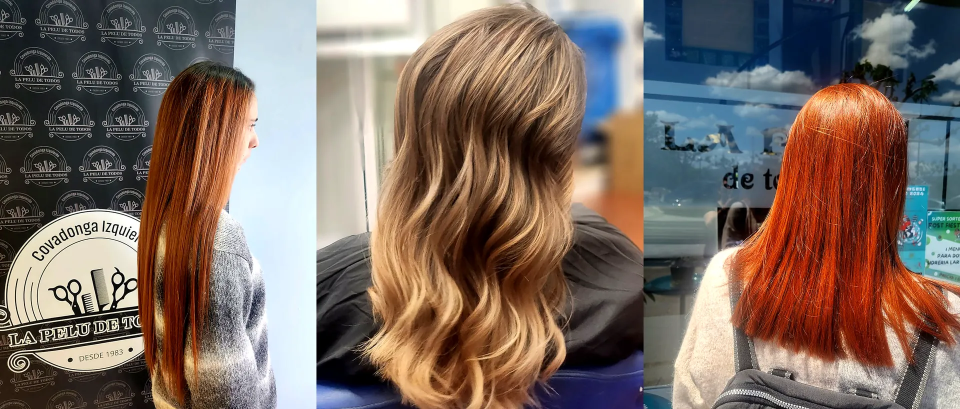
#> input picture assets/img/hero/home-1920.webp, 1920 x 818 px (shown at 1/2 size)
$ python og.py
#> lines starting #> are read from the running program, lines starting #| are printed output that depends on the picture
"""Imagen para compartir (WhatsApp, Facebook, X…): 1200×630 con el logo.

Crea assets/img/brand/og.jpg (castellano) y og-eu.jpg (euskera).
El logo va centrado para que también se vea bien en la miniatura cuadrada
que usa WhatsApp.

    python scripts/og.py
"""
from pathlib import Path
from PIL import Image, ImageDraw, ImageFilter, ImageFont, ImageOps

ROOT = Path(__file__).resolve().parent.parent
BRAND = ROOT / "assets" / "img" / "brand"
FONTS = Path("C:/Windows/Fonts")
INK, PAPER, BRASS = (22, 20, 18), (247, 242, 234), (214, 178, 120)
PRIDE = [(224, 72, 72), (239, 138, 60), (239, 199, 74), (90, 168, 96), (63, 127, 200), (122, 85, 179)]


def fuente(nombre, tam):
    try:
        return ImageFont.truetype(str(FONTS / nombre), tam)
    except OSError:
        return ImageFont.load_default()


def centra(d, y, texto, f, color, w=1200, espaciado=0):
    if espaciado:
        ancho = sum(d.textlength(c, font=f) for c in texto) + espaciado * (len(texto) - 1)
        x = (w - ancho) / 2
        for c in texto:
            d.text((x, y), c, font=f, fill=color)
            x += d.textlength(c, font=f) + espaciado
    else:
        d.text(((w - d.textlength(texto, font=f)) / 2, y), texto, font=f, fill=color)


def genera(lineas, salida):
    W, H = 1200, 630
    im = Image.new("RGB", (W, H), INK)
    # fondo: foto de cabecera muy oscurecida y desenfocada, como textura
    fondo = Image.open(ROOT / "assets" / "img" / "hero" / "home-1920.webp").convert("RGB")
#> fondo is the input picture: PIL image 1920x818 RGB; mean R, G, B 124.1, 107.6, 98.7
    fondo = ImageOps.fit(fondo, (W, H), Image.LANCZOS).filter(ImageFilter.GaussianBlur(6))
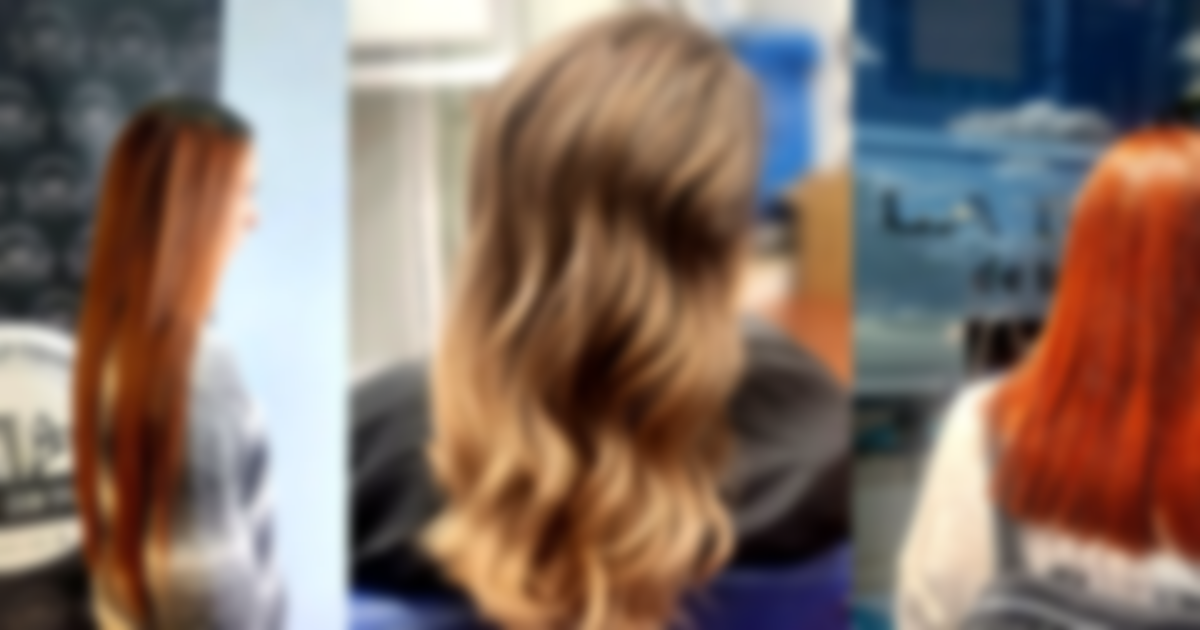
#> fondo: PIL image 1200x630 RGB; mean R, G, B 130.6, 111.8, 102.4
    im = Image.blend(im, fondo, 0.22)
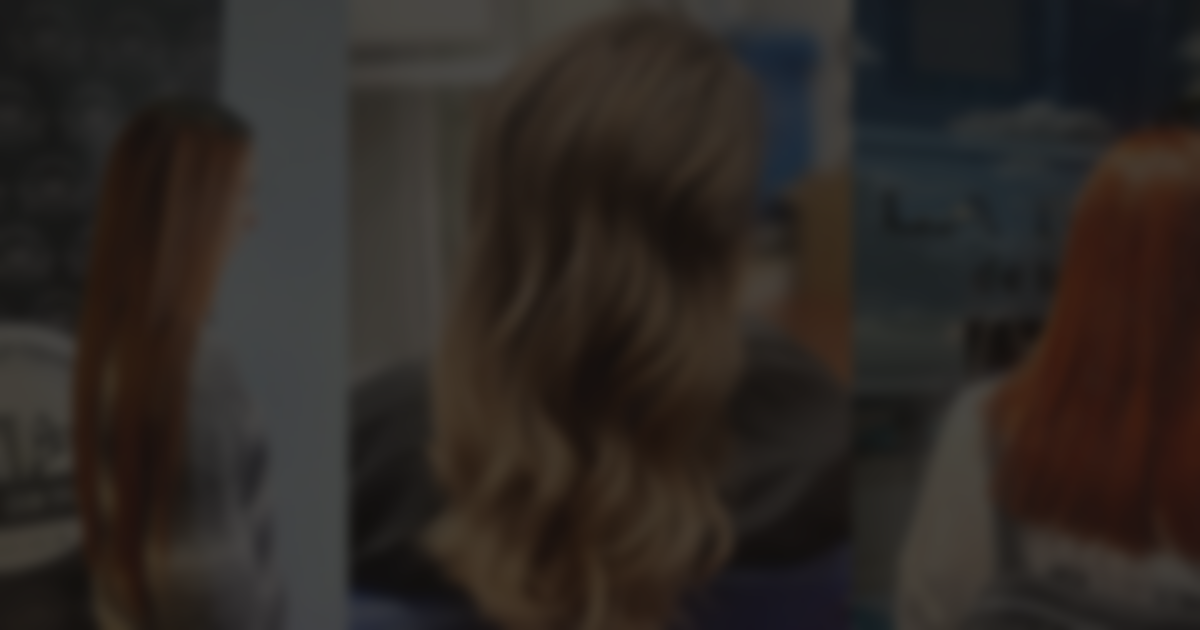
#> im: PIL image 1200x630 RGB; mean R, G, B 45.4, 39.7, 36.1
    # viñeta para centrar la mirada
    vin = Image.new("L", (W, H), 0)
#> vin: PIL image 1200x630 L; every value is 0
    ImageDraw.Draw(vin).ellipse((-200, -260, W + 200, H + 260), fill=255)
#> vin: PIL image 1200x630 L; every value is 255
    vin = vin.filter(ImageFilter.GaussianBlur(120))
    im = Image.composite(im, Image.new("RGB", (W, H), (12, 11, 10)), vin)
    d = ImageDraw.Draw(im)
    # línea arcoíris arriba y abajo (Tod@s)
    franja = W // len(PRIDE)
    for i, c in enumerate(PRIDE):
        d.rectangle((i * franja, 0, (i + 1) * franja + 1, 6), fill=c)
        d.rectangle((i * franja, H - 6, (i + 1) * franja + 1, H), fill=c)
    # logo centrado
#> (the run stopped early here; a loop or call above may not have finished)

$ run again, with assets/img/hero/alisados-1920.webp copied over assets/img/hero/home-1920.webp
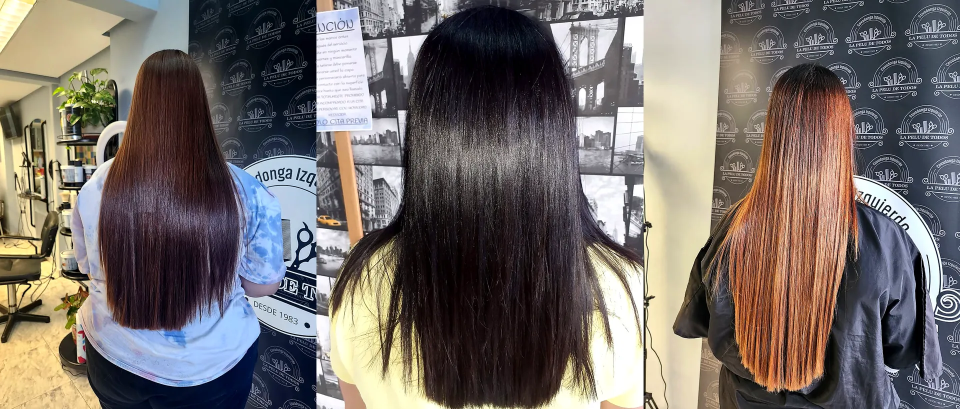
#> input picture assets/img/hero/alisados-1920.webp, 1920 x 818 px (shown at 1/2 size)
#> in genera, fondo is the input picture: PIL image 1920x818 RGB; mean R, G, B 116.3, 109, 105.3
#> in genera, `fondo = ImageOps.fit(fondo, (W, H), Image.LANCZOS).filter(ImageFilter...`:
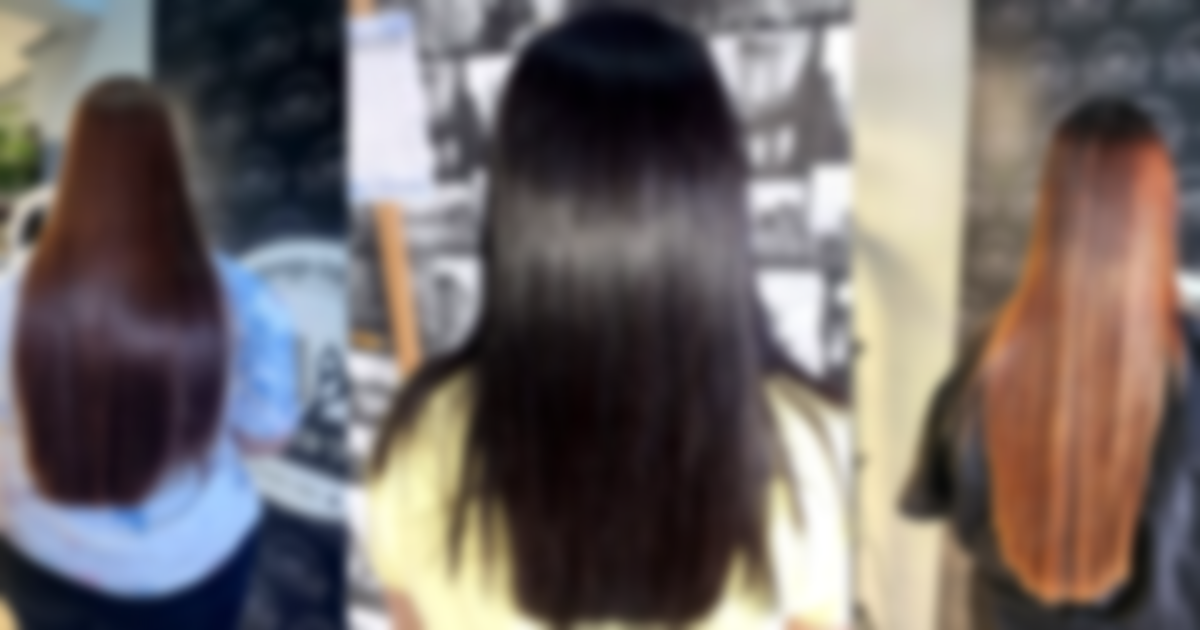
#> fondo: PIL image 1200x630 RGB; mean R, G, B 112.9, 104.9, 103.2
#> in genera, `im = Image.blend(im, fondo, 0.22)`:
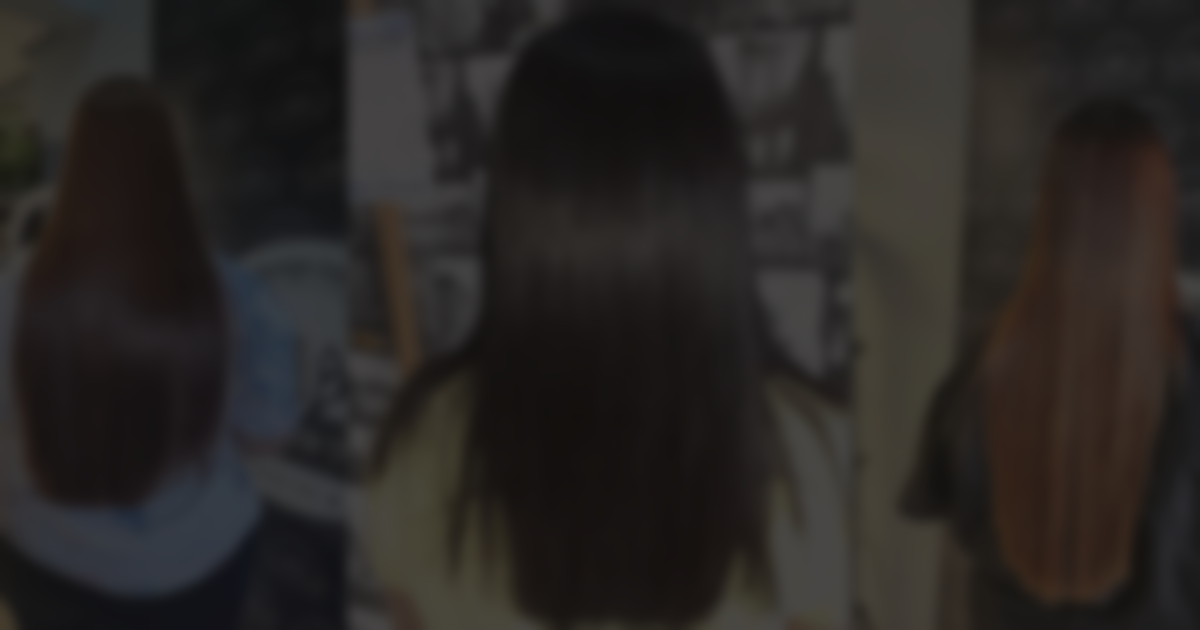
#> im: PIL image 1200x630 RGB; mean R, G, B 41.5, 38.2, 36.3

$ run again, with assets/img/hero/alisados-m.webp copied over assets/img/hero/home-1920.webp
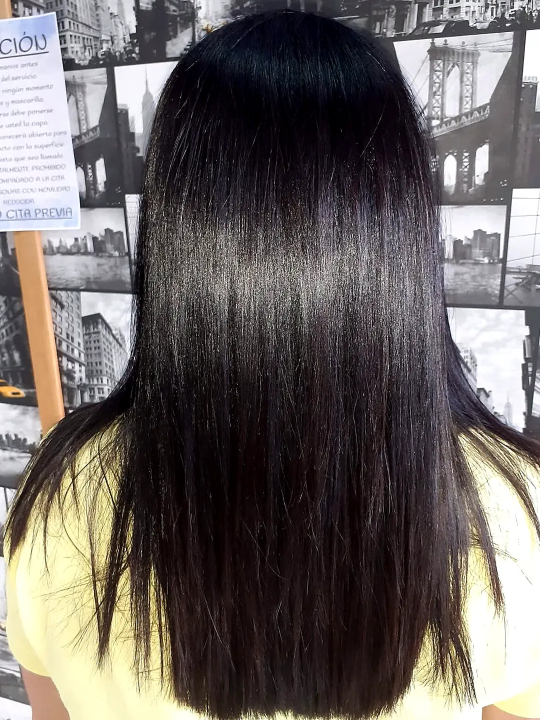
#> input picture assets/img/hero/alisados-m.webp, 1080 x 1440 px (shown at 1/2 size)
#> in genera, fondo is the input picture: PIL image 1080x1440 RGB; mean R, G, B 107.4, 100.9, 98.2
#> in genera, `fondo = ImageOps.fit(fondo, (W, H), Image.LANCZOS).filter(ImageFilter...`:
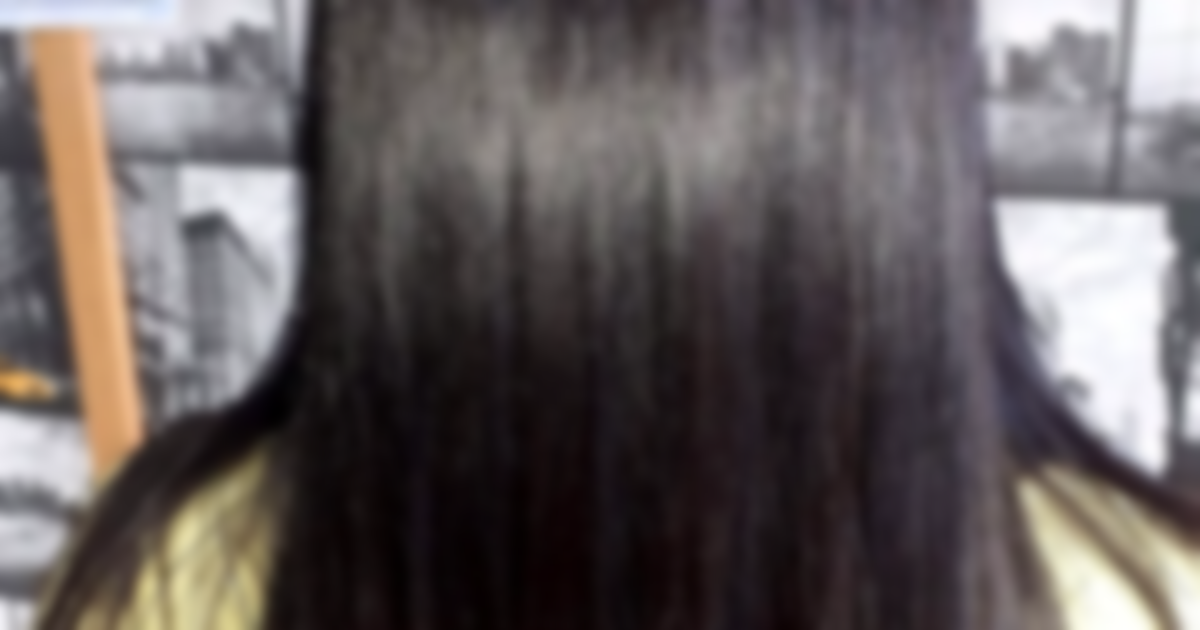
#> fondo: PIL image 1200x630 RGB; mean R, G, B 101, 94, 93.9
#> in genera, `im = Image.blend(im, fondo, 0.22)`:
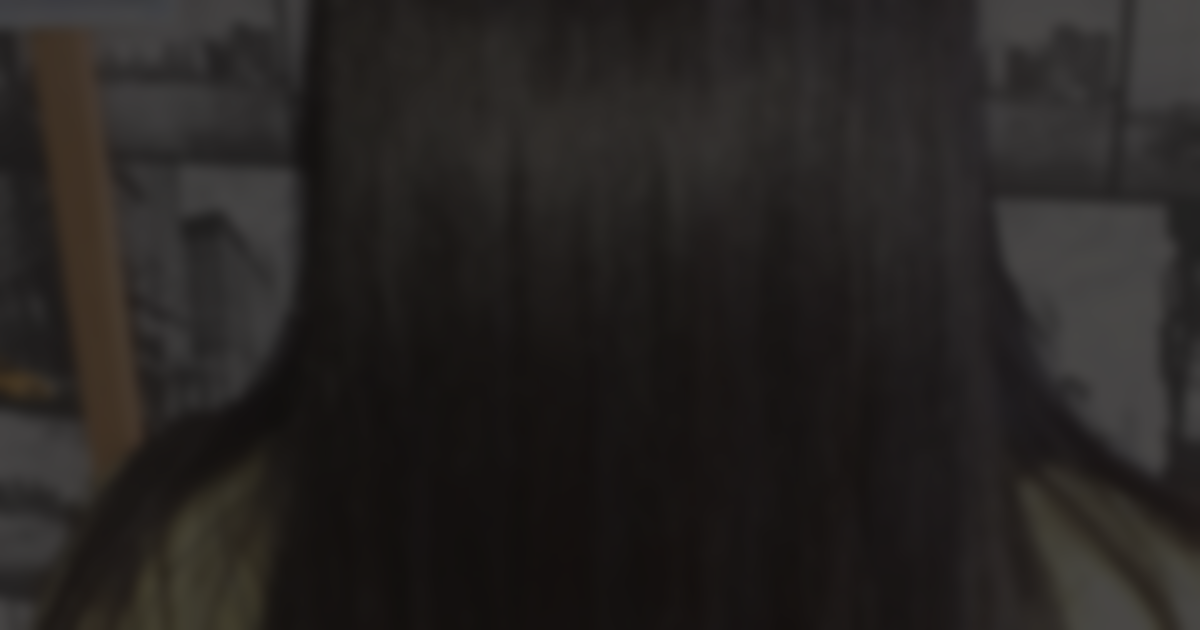
#> im: PIL image 1200x630 RGB; mean R, G, B 38.9, 35.8, 34.2
